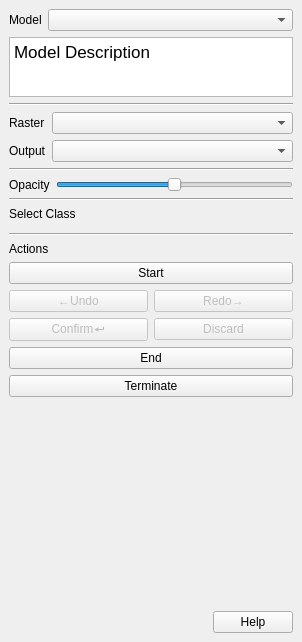
<?xml version="1.0" encoding="UTF-8"?>
<ui version="4.0">
 <class>ToolPanel</class>
 <widget class="QDockWidget" name="ToolPanel">
  <property name="geometry">
   <rect>
    <x>0</x>
    <y>0</y>
    <width>302</width>
    <height>642</height>
   </rect>
  </property>
  <property name="sizePolicy">
   <sizepolicy hsizetype="Preferred" vsizetype="Expanding">
    <horstretch>0</horstretch>
    <verstretch>0</verstretch>
   </sizepolicy>
  </property>
  <property name="minimumSize">
   <size>
    <width>0</width>
    <height>0</height>
   </size>
  </property>
  <property name="windowTitle">
   <string>SegMap Options</string>
  </property>
  <widget class="QWidget" name="content">
   <layout class="QVBoxLayout" name="verticalLayout">
    <item>
     <layout class="QFormLayout" name="formLayout_3">
      <item row="0" column="0">
       <widget class="QLabel" name="label_2">
        <property name="text">
         <string>Model</string>
        </property>
       </widget>
      </item>
      <item row="0" column="1">
       <widget class="QComboBox" name="modelSelect"/>
      </item>
     </layout>
    </item>
    <item>
     <widget class="QTextBrowser" name="modelDescription">
      <property name="sizePolicy">
       <sizepolicy hsizetype="Expanding" vsizetype="Fixed">
        <horstretch>0</horstretch>
        <verstretch>0</verstretch>
       </sizepolicy>
      </property>
      <property name="minimumSize">
       <size>
        <width>0</width>
        <height>60</height>
       </size>
      </property>
      <property name="maximumSize">
       <size>
        <width>16777215</width>
        <height>60</height>
       </size>
      </property>
      <property name="baseSize">
       <size>
        <width>0</width>
        <height>0</height>
       </size>
      </property>
      <property name="documentTitle">
       <string>Model Description</string>
      </property>
      <property name="html">
       <string>&lt;!DOCTYPE HTML PUBLIC &quot;-//W3C//DTD HTML 4.0//EN&quot; &quot;http://www.w3.org/TR/REC-html40/strict.dtd&quot;&gt;
&lt;html&gt;&lt;head&gt;&lt;meta name=&quot;qrichtext&quot; content=&quot;1&quot; /&gt;&lt;title&gt;Model Description&lt;/title&gt;&lt;style type=&quot;text/css&quot;&gt;
p, li { white-space: pre-wrap; }
&lt;/style&gt;&lt;/head&gt;&lt;body style=&quot; font-family:'.AppleSystemUIFont'; font-size:13pt; font-weight:400; font-style:normal;&quot;&gt;
&lt;p style=&quot; margin-top:0px; margin-bottom:0px; margin-left:0px; margin-right:0px; -qt-block-indent:0; text-indent:0px;&quot;&gt;Model Description&lt;/p&gt;&lt;/body&gt;&lt;/html&gt;</string>
      </property>
     </widget>
    </item>
    <item>
     <widget class="Line" name="line">
      <property name="orientation">
       <enum>Qt::Horizontal</enum>
      </property>
     </widget>
    </item>
    <item>
     <layout class="QFormLayout" name="formLayout">
      <item row="1" column="0">
       <widget class="QLabel" name="label_3">
        <property name="text">
         <string>Raster</string>
        </property>
       </widget>
      </item>
      <item row="1" column="1">
       <widget class="UI_RasterSelectComboBox" name="rasterSelect"/>
      </item>
      <item row="2" column="0">
       <widget class="QLabel" name="label_4">
        <property name="text">
         <string>Output</string>
        </property>
       </widget>
      </item>
      <item row="2" column="1">
       <widget class="UI_OutputLayerSelectComboBox" name="outputSelect"/>
      </item>
     </layout>
    </item>
    <item>
     <widget class="Line" name="line_4">
      <property name="orientation">
       <enum>Qt::Horizontal</enum>
      </property>
     </widget>
    </item>
    <item>
     <layout class="QFormLayout" name="formLayout_2">
      <item row="0" column="0">
       <widget class="QLabel" name="label_6">
        <property name="text">
         <string>Opacity</string>
        </property>
       </widget>
      </item>
      <item row="0" column="1">
       <widget class="QSlider" name="opacitySlider">
        <property name="sizePolicy">
         <sizepolicy hsizetype="Expanding" vsizetype="Fixed">
          <horstretch>0</horstretch>
          <verstretch>0</verstretch>
         </sizepolicy>
        </property>
        <property name="maximum">
         <number>100</number>
        </property>
        <property name="value">
         <number>50</number>
        </property>
        <property name="orientation">
         <enum>Qt::Horizontal</enum>
        </property>
       </widget>
      </item>
     </layout>
    </item>
    <item>
     <widget class="Line" name="line_3">
      <property name="orientation">
       <enum>Qt::Horizontal</enum>
      </property>
     </widget>
    </item>
    <item>
     <widget class="QLabel" name="label_8">
      <property name="text">
       <string>Select Class</string>
      </property>
     </widget>
    </item>
    <item>
     <widget class="UI_EditableComboBox" name="classSelect" native="true">
      <property name="sizePolicy">
       <sizepolicy hsizetype="Minimum" vsizetype="Minimum">
        <horstretch>0</horstretch>
        <verstretch>0</verstretch>
       </sizepolicy>
      </property>
      <property name="baseSize">
       <size>
        <width>0</width>
        <height>0</height>
       </size>
      </property>
     </widget>
    </item>
    <item>
     <widget class="Line" name="line_2">
      <property name="orientation">
       <enum>Qt::Horizontal</enum>
      </property>
     </widget>
    </item>
    <item>
     <widget class="QLabel" name="label_7">
      <property name="text">
       <string>Actions</string>
      </property>
     </widget>
    </item>
    <item>
     <widget class="QPushButton" name="startBtn">
      <property name="text">
       <string>Start</string>
      </property>
     </widget>
    </item>
    <item>
     <layout class="QGridLayout" name="gridLayout">
      <item row="0" column="1">
       <widget class="QPushButton" name="redoBtn">
        <property name="enabled">
         <bool>false</bool>
        </property>
        <property name="text">
         <string>Redo→</string>
        </property>
       </widget>
      </item>
      <item row="0" column="0">
       <widget class="QPushButton" name="undoBtn">
        <property name="enabled">
         <bool>false</bool>
        </property>
        <property name="text">
         <string>←Undo</string>
        </property>
       </widget>
      </item>
      <item row="1" column="0">
       <widget class="QPushButton" name="confirmBtn">
        <property name="enabled">
         <bool>false</bool>
        </property>
        <property name="text">
         <string>Confirm↵</string>
        </property>
       </widget>
      </item>
      <item row="1" column="1">
       <widget class="QPushButton" name="discardBtn">
        <property name="enabled">
         <bool>false</bool>
        </property>
        <property name="text">
         <string>Discard</string>
        </property>
       </widget>
      </item>
     </layout>
    </item>
    <item>
     <widget class="QPushButton" name="endBtn">
      <property name="text">
       <string>End</string>
      </property>
     </widget>
    </item>
    <item>
     <widget class="QPushButton" name="terminateBtn">
      <property name="text">
       <string>Terminate</string>
      </property>
     </widget>
    </item>
    <item>
     <spacer name="verticalSpacer">
      <property name="orientation">
       <enum>Qt::Vertical</enum>
      </property>
      <property name="sizeHint" stdset="0">
       <size>
        <width>20</width>
        <height>51</height>
       </size>
      </property>
     </spacer>
    </item>
    <item>
     <layout class="QHBoxLayout" name="horizontalLayout_2">
      <item>
       <spacer name="horizontalSpacer">
        <property name="orientation">
         <enum>Qt::Horizontal</enum>
        </property>
        <property name="sizeHint" stdset="0">
         <size>
          <width>40</width>
          <height>20</height>
         </size>
        </property>
       </spacer>
      </item>
      <item>
       <widget class="QPushButton" name="helpBtn">
        <property name="text">
         <string>Help</string>
        </property>
       </widget>
      </item>
     </layout>
    </item>
   </layout>
  </widget>
 </widget>
 <customwidgets>
  <customwidget>
   <class>UI_EditableComboBox</class>
   <extends>QWidget</extends>
   <header>.UI_EditableComboBox</header>
   <container>1</container>
  </customwidget>
  <customwidget>
   <class>UI_RasterSelectComboBox</class>
   <extends>QComboBox</extends>
   <header>.UI_RasterSelectComboBox</header>
  </customwidget>
  <customwidget>
   <class>UI_OutputLayerSelectComboBox</class>
   <extends>QComboBox</extends>
   <header>.UI_OutputLayerSelectComboBox</header>
  </customwidget>
 </customwidgets>
 <resources/>
 <connections/>
</ui>
